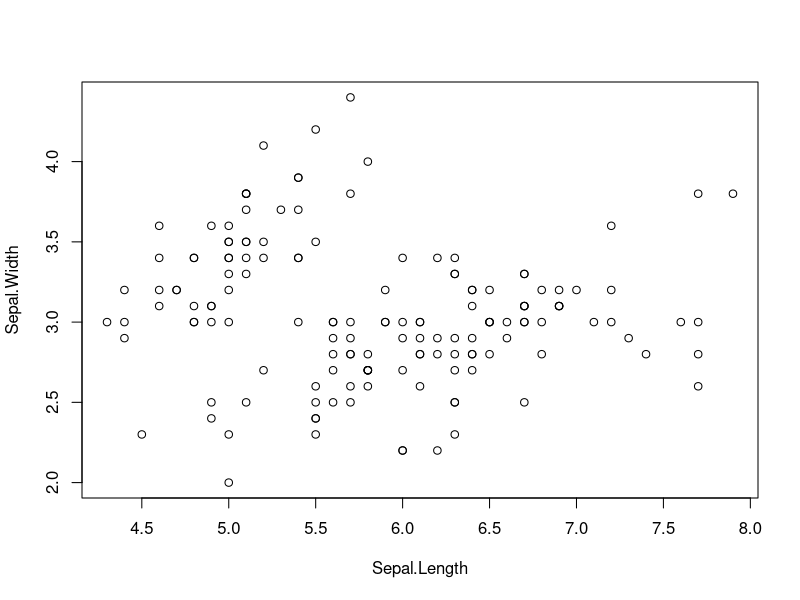
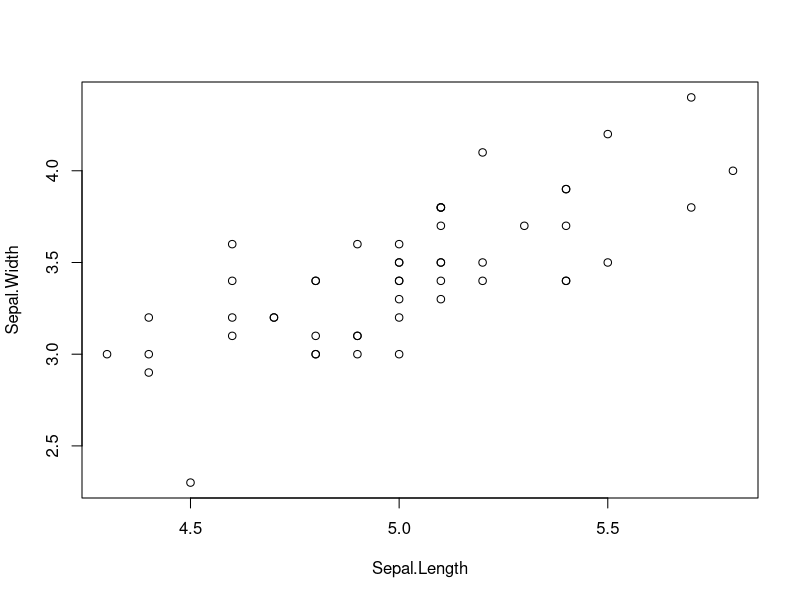
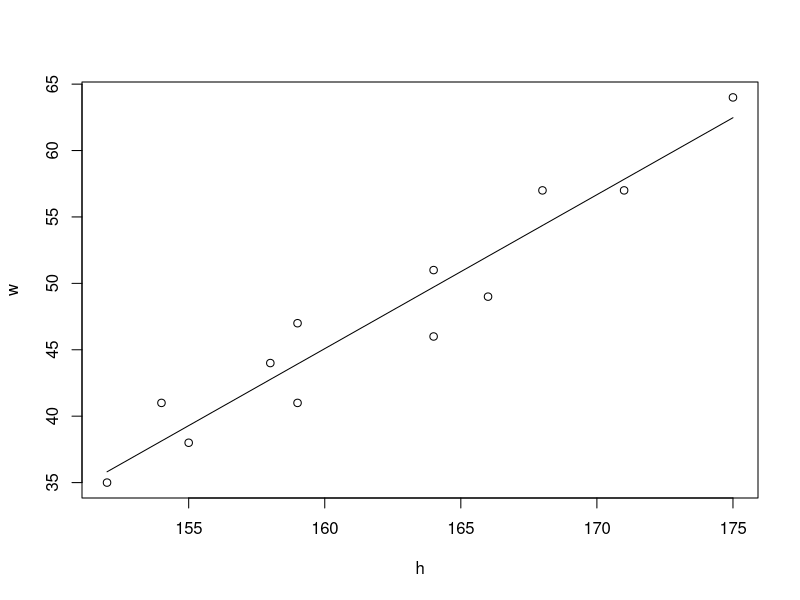
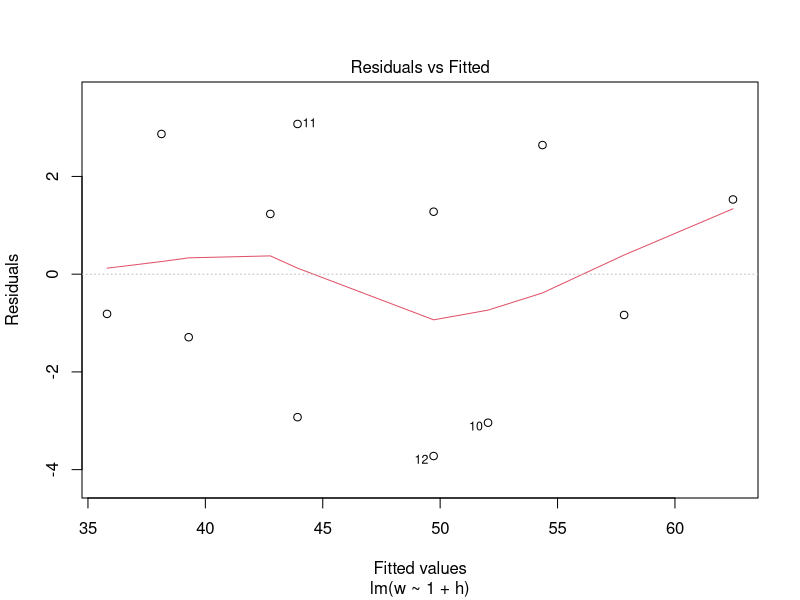
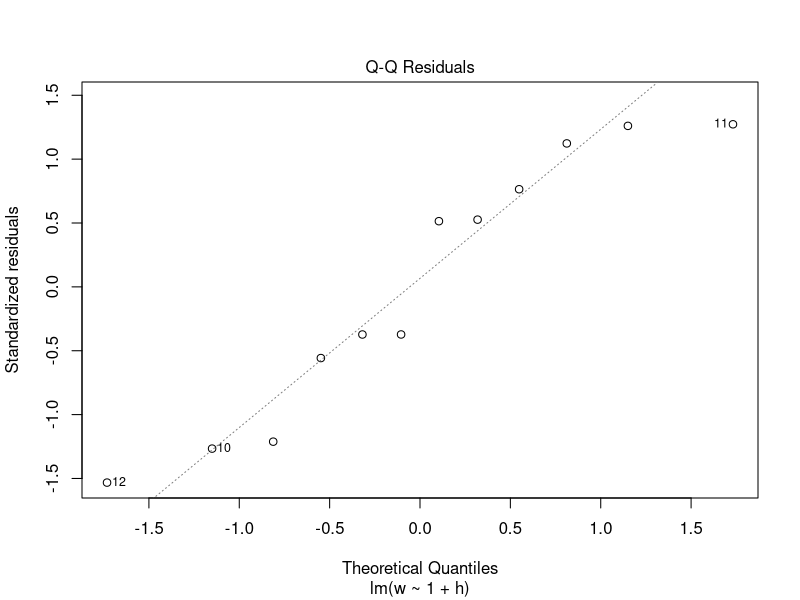
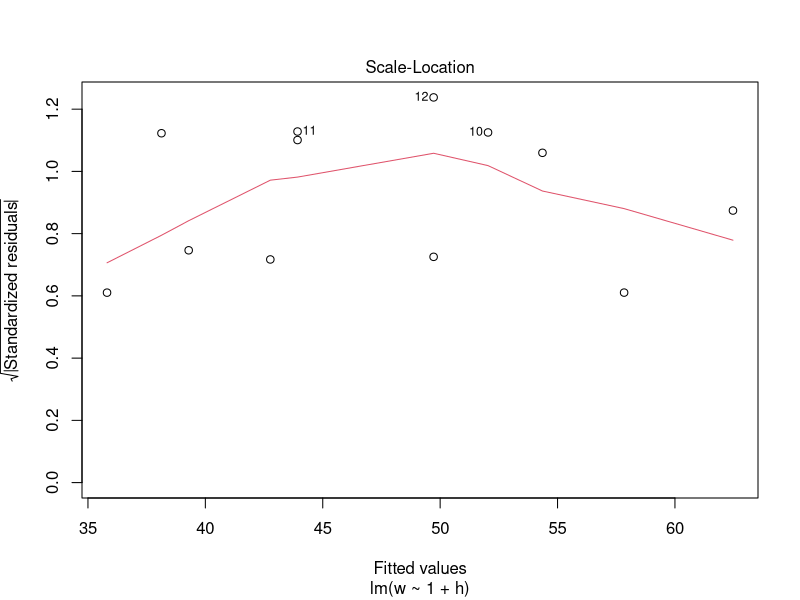
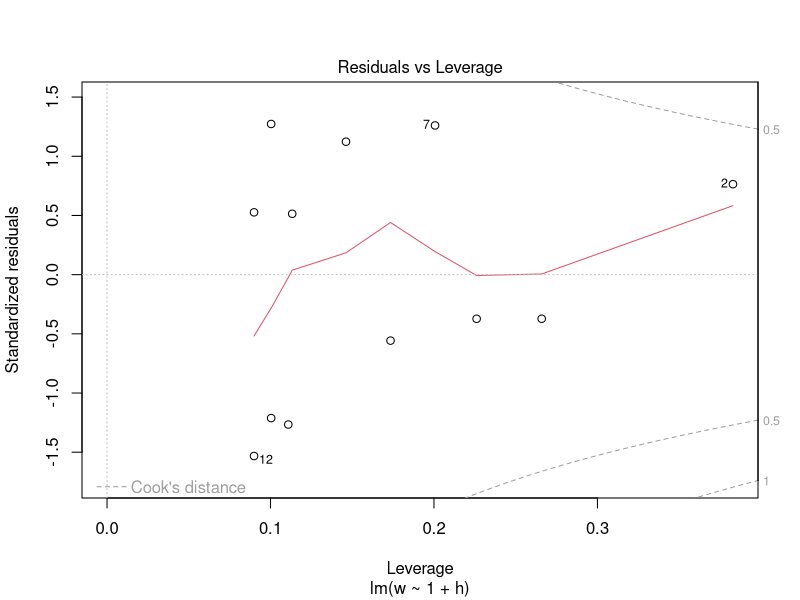

Write the R code that produced these figures, in order.
## 随机事件与概率

# 随机试验与样本空间
# 随机事件
# 对立事件与互斥事件
# 随机事件的运算律
# 概率






##########################
# 概率——刻画随机事件出现可能性的指标

#直观的概率计算——古典概型

## 注：每个样本出现的概率是等可能的。

#几何概型——布冯投针实验

#连续样本空间情形下的概率：概率密度


#分布
# 离散型分布：两点分布，二项分布，泊松分布
# 连续型分布：均匀分布，指数分布，正态分布
# 对于某一特定场景，其所符合的分布规律一般先验给出



##########################
#R语言的各种分布函数


##########################
#常见的数据描述性分析

#中位数median()

#百分位数quantile()

x <- c(70,60,80,65,77,88,95,64,76,86,99,100,72,67)

quantile(x)

quantile(x,probs = seq(0,1,0.2))

#五数总括：(中位数，下四分位数,上四分位数，最大值，最小值)
fivenum(x,na.rm = TRUE)


##########################
#多元数据的数据特征
##方差与协方差、相关系数

y <- c(77,66,50,75,67,58,45,34,86,76,89,107,77,57)
z <- c(73,76,60,75,87,98,85,54,66,76,49,130,82,87)

#协方差
cov(x,y)
#相关性
cor(x,y)

a <- data.frame(x,y,z)
cov(a[1:3])
cor(a[1:3])

#相关性检验
cor.test(x,y)

##########################
#相关分析与回归分析

#函数关系：有精确的数学表达式

#相关关系：非确定性关系
##平行关系：相关分析（一元，多元）
##依存关系：回归分析（一元，多元）

plot(iris[1:2])

#分离种属
i1=iris[which(iris$Species=='setosa'),1:2]
plot(i1)


#求相关系数
cor(i1[1],i1[2])

#相关系数是否显著，不能只根据值的大小还需要进行假设检验

#相关系数显著性的假设检验
##假设r0为总体相关系数，r0=0则说明没有相关关系，
##建立假设H0:r0=0，H1:r0<>0(alpha=0.05)
##计算相关系数r的t值和P-值

cor.test(i1$Sepal.Length,i1$Sepal.Width)

#一元线性回归分析
# 原理，最小二乘法
# 步骤：建立回归模型，求解回归模型中的参数，对回归模型进行检验

#数据：身高-体重
h=c(171,175,159,155,152,158,154,164,168,166,159,164)
w=c(57,64,41,38,35,44,41,51,57,49,47,46)

plot(w~h+1)

#自定义函数lxy<-function(x,y){n=length(x);sum(x*y)-sum(x)*sum(y)/n}
#假设w=a+bh,则有

lxy<-function(x,y){n=length(x);sum(x*y)-sum(x)*sum(y)/n}
b=lxy(h,w)/lxy(h,h)
a=mean(w)-b*mean(h)
a
b

#回归直线
lines(h,a+b*h)

#-------------------------
#R内置的方式
#回归系数的假设检验
#建立线性模型
k=lm(w~1+h)

#线性模型的汇总数据，t检验，summary()函数
summary(k)

#方差分析，函数anova()
anova(k)

#求模型系数
coef(k)

#提取模型公式
formula(k)

#计算残差平方和（什么是残差平方和）
deviance(k)

#绘画模型诊断图（很强大，显示残差、拟合值和一些诊断情况）
plot(k)

#计算残差
residuals(k)

#打印模型信息
print(k)

#计算方差分析表
anova(k)

#做出预测
#身高185,体重为多少？
a+b*185

#----
k=lm(w~1+h)

#这里必须是h，因为上面身高使用h表示，不然会出错。
z=data.frame(h=185)
#预测体重
predict(k,z)

predict(k,data.frame(h=185))

predict(k,z,interval="confidence")

predict(k,z,interval="prediction", level=0.95)
